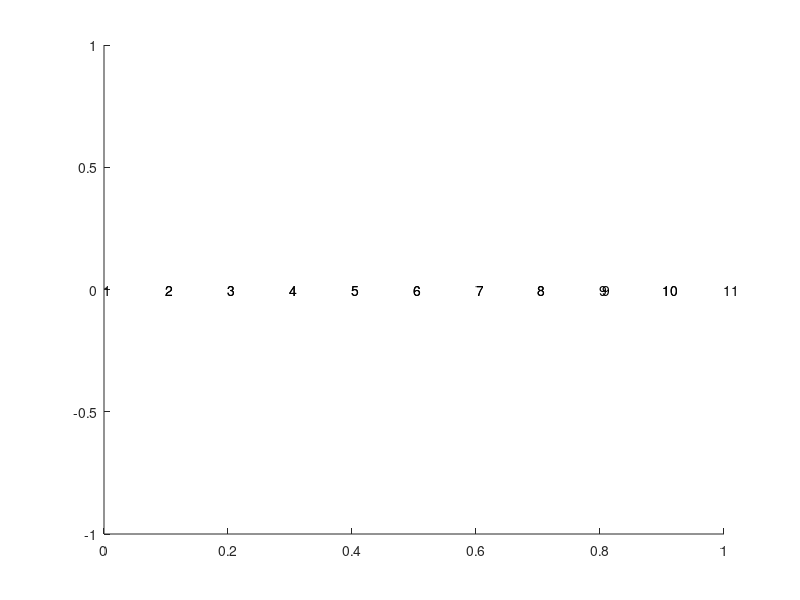

Reproduce this figure in MATLAB. (Note: this script raises an error after producing the figure.)
%-------------------------------------------------------------------------%
% Finite Elements Method in 1 Dimensions
clc
close all
clear all
format long
%-------------------------------------------------------------------------%
%Intervals
a=0;
b=1;
n=10;
h=(b-a)/n;
%-------------------------------------------------------------------------%
% Calculate nodes and elements 
global node element;
for i=1:n+1
    node(i,1) = a+(i-1)*h;      % Vi tri cua x(i)
end
for i=1:n
    element(i,1)=i;             % Chi so i chi toi x(i)
    element(i,2)=i+1;           % Chi so i+1 chi toi x(i+1)
end
numnode = size(node,1);         % Number of nodes
numelement = size(element,1);   % Number of elements
%-------------------------------------------------------------------------%
% Plot the mesh
for i = 1:numelement
    n = element(i,:);       % Consider interval [i,i+1]
    x = node(n,1);          % Value  x(i),x(i+1)
    y = zeros(size(x));     % Value y(i),y(i+1)
    patch(x,y,'r');         % Draw vector (x(i),y(i)), (x(i+1),y(i+1))
    text(x(:),y(:),num2str(n(:)));      % Add coffiecents 
end
%-------------------------------------------------------------------------%
nne1U = size(element,2);    % So dinh trong mot element
sdof = numnode;             % So gia tri Unknow
F = zeros(sdof,1);          % The left side of the siffness matrix
K = zeros(sdof,sdof);       % Stiffness matrix

%*************************************************************************%
%***                        P R O C E S S I N G                        ***%
%*************************************************************************%
% W: the weight of Gauss quadrature
% Q: the points of Gauss quadrature
% function quadrature calls: quadrature(the quadrature order, 'type of 
% quadrature',the number of spacial dimentions of the problem)
[W,Q]=quadrature(2,'GAUSS' ,1);

% disp('COMPUTING STIFFNESS MATRIX');

for i=1:numelement                  %Consider on each element of the mesh
    sctrU = element(i,:);
    edofU(1:nne1U) = sctrU;
    A = zeros(nne1U,nne1U);
    %consider on [-1,1] 
    for j=1:size(W,1)   %quadrature loop
        
        pt = Q(j,:);    %quadrature point
        wt = W(j);      %quadrature weight
        [Nu,dNdxiu] = lagrange_basis('L3',pt);     %element shape functions
        J0 = h/2;         %element Jacobian matrix
        dNdxu = dNdxiu/J0;    %dao ham lagrange tren [-1 1]
        %----------------------------%
        %---   Compute B matrix   ---%
        %----------------------------%
        B = zeros(1,nne1U);
        C = zeros(1,nne1U);
        B(1,1:nne1U) = dNdxu(:,1);
        C(1,1:nne1U) = Nu(:,1);
        A = A + (B'*B*wt + C'*C*wt)*abs(det(J0));
        x = node(sctrU,:)'*Nu;
        f = F1(x);
        F(sctrU,1) = F(sctrU,1) + f*Nu*W(j)*abs(det(J0));
    end                 %end quarature loop
    K(sctrU,sctrU) = K(sctrU,sctrU) + A;
end                     %end element loop
%-------------------------------------------------------------------------%
% APPLY ESSENTIAL BOUNDARY CONDITIONS
% disp('   APPLYING BOUNDARY CONDITIONS   ')
% bcdof: determine the order number of vertices on the boundary Omega
% bcval: determine values of these boundary vertices bcdof
bcdof = [1 sdof];
bcval(1,1) = uexact(node(bcdof(1),:));
bcval(1,2) = uexact(node(bcdof(2),:));
% bcval = [0 0];
% K1 = K;
[K,F] = feaplyc2(K,F,bcdof,bcval);
U = K\F;

% U exactly
uex = zeros(sdof,1);  
for i=1:sdof
    uex(i) = uexact(node(i));
end
figure
plot(node,U,'-.r')
hold on
plot(node,uex,'x b')
axis auto
hold off


